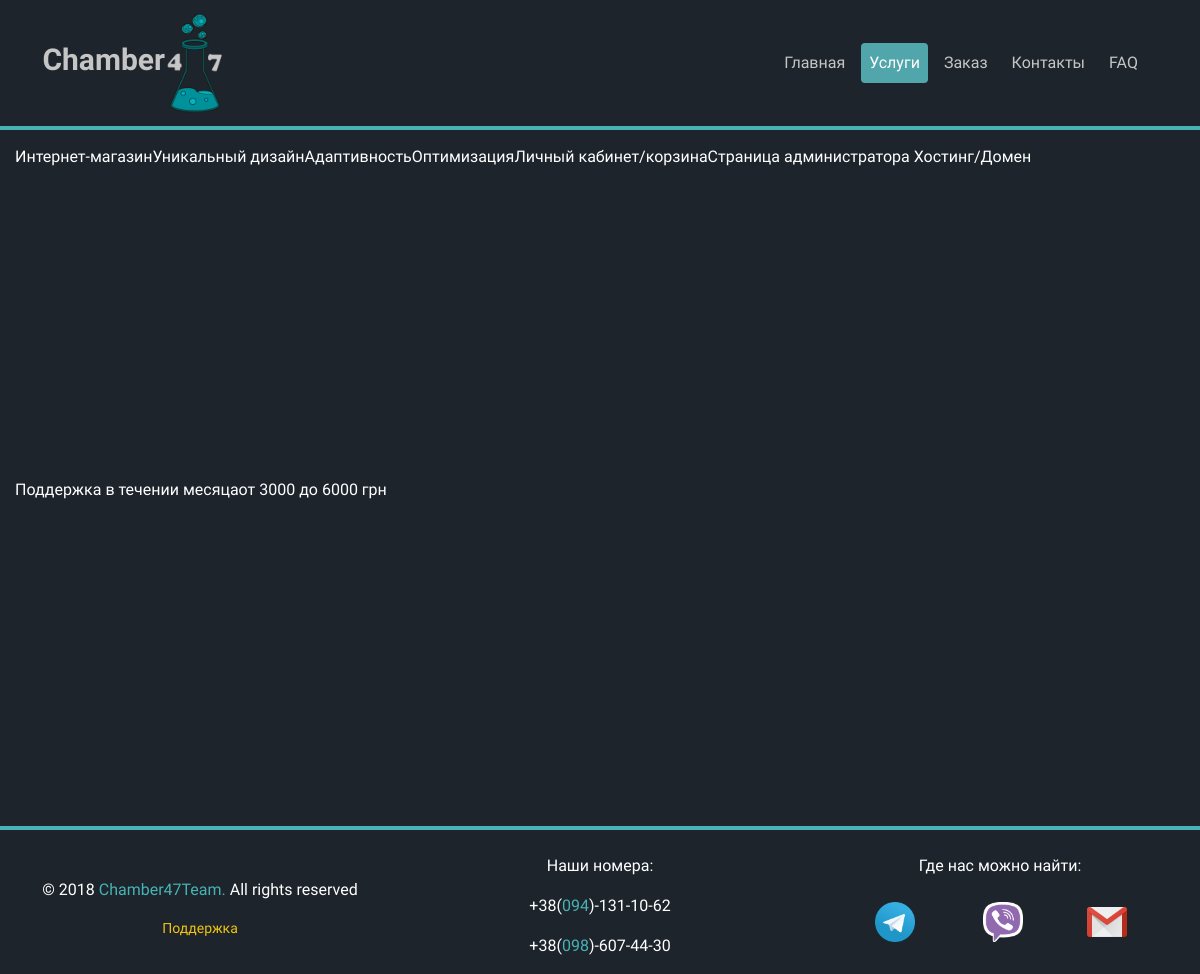
Page /main/service/web_shop/ on the committed database.
### main_app/models.py (models this page shows, shortened)
class Services(models.Model):
    class Meta:
        ordering = ['name']
        verbose_name = 'Услугу'
        verbose_name_plural = 'Услуги'
    name = models.CharField(max_length=100, db_index=True, verbose_name='Название типа сайта')
    slug = models.SlugField(max_length=200, db_index=True,
                            unique=True, help_text='Нужно использовать для создания "хороших" URL-ов')
    price = models.price = models.CharField(max_length=20, verbose_name="Цена(грн)")
    available = models.BooleanField(default=False, verbose_name='Доступна услуга')
    image = models.ImageField(upload_to='products/img/%Y/%m/%d/', blank=True,
                              verbose_name="Картинка для услуги(300 x 300)")
    description = RichTextUploadingField(blank=True, verbose_name='Описание')

### main_app/views.py (the view)
# urls.py: url(r'^service/(?P<slug>[\w-]+)/$', views.service_detail_view, name='service_detail'),
def service_detail_view(request, slug):
    service = get_object_or_404(Services, slug=slug, available=True)
    return render(request, 'main_app/services_detail.html', {
        'service': service
    })

### templates/main_app/services_detail.html (shortened to what this page needs)
{% extends 'base.html' %}
    {% block main_menu %}
        <li class="nav-item">
            <a class="nav-link" href="{% url 'main_app:index' %}">Главная</a>
        </li>
        <li class="nav-item active">
            <a class="nav-link" href="{% url 'main_app:service_list' %}">Услуги</a>
        </li>
        <li class="nav-item">
            <a class="nav-link" href="{% url 'forms_app:order' %}">Заказ</a>
        </li>
        <li class="nav-item">
            <a class="nav-link" href="{% url 'main_app:contacts' %}">Контакты</a>
        </li>
        <li class="nav-item">
            <a class="nav-link" href="{% url 'main_app:faq' %}">FAQ</a>
        </li>
    {% endblock %}
    {% block content %}
        {{ service.name }}
         {% autoescape off %}
             {{ service.description }}
         {% endautoescape %}
        {{ service.price }}
    {% endblock %}

### rows in the picture
Services: name "Интернет-магазин", description "Уникальный дизайн Адаптивность Оптимизация Личный кабинет/корзина Страница администратора Хостинг/Домен Поддержка в течении месяца", price "от 3000 до 6000 грн"
